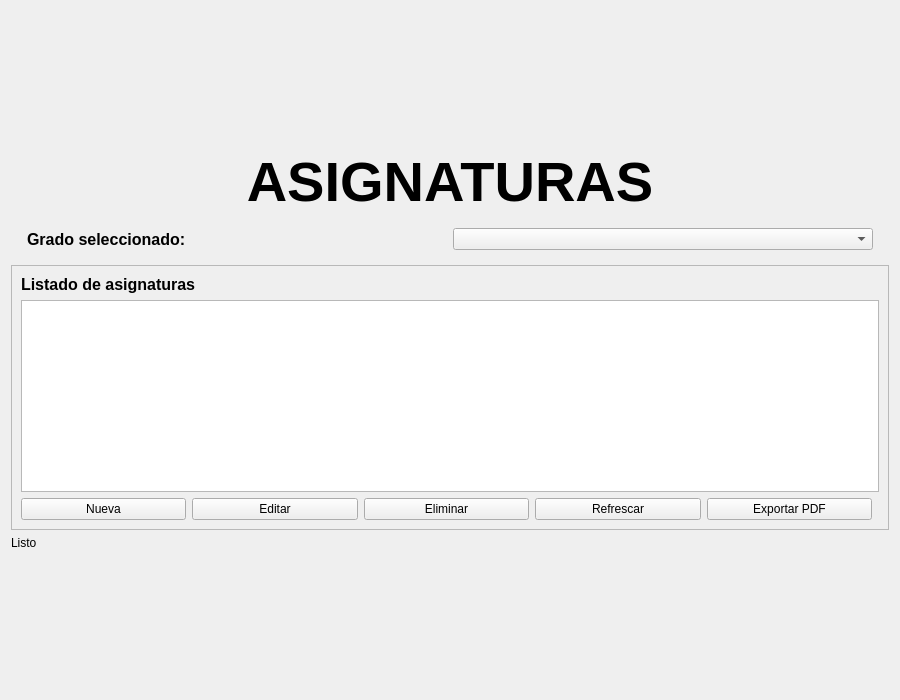
<?xml version="1.0" encoding="UTF-8"?>
<ui version="4.0">
 <class>AsignaturasView</class>
 <widget class="QWidget" name="AsignaturasView">
  <property name="geometry">
   <rect>
    <x>0</x>
    <y>0</y>
    <width>900</width>
    <height>700</height>
   </rect>
  </property>
  <property name="windowTitle">
   <string>Asignaturas</string>
  </property>

  <layout class="QVBoxLayout" name="verticalLayout">

   <!-- Spacer superior -->
   <item>
    <spacer name="verticalSpacerTop">
     <property name="orientation">
      <enum>Qt::Vertical</enum>
     </property>
     <property name="sizeHint" stdset="0">
      <size>
       <width>20</width>
       <height>30</height>
      </size>
     </property>
    </spacer>
   </item>

   <!-- TÍTULO -->
   <item>
    <widget class="QLabel" name="lblTitulo">
     <property name="font">
      <font>
       <pointsize>42</pointsize>
       <bold>true</bold>
      </font>
     </property>
     <property name="text">
      <string>ASIGNATURAS</string>
     </property>
     <property name="alignment">
      <set>Qt::AlignCenter</set>
     </property>
    </widget>
   </item>

   <!-- FILTRO GRADO -->
   <item>
    <widget class="QWidget" name="widgetContexto" native="true">
     <layout class="QHBoxLayout">
      <item>
       <spacer name="horizontalSpacerLeft">
        <property name="orientation">
         <enum>Qt::Horizontal</enum>
        </property>
       </spacer>
      </item>

      <item>
       <widget class="QLabel" name="lblContexto">
        <property name="font">
         <font>
          <pointsize>12</pointsize>
          <bold>true</bold>
         </font>
        </property>
        <property name="text">
         <string>Grado seleccionado:</string>
        </property>
       </widget>
      </item>

      <item>
       <widget class="QComboBox" name="cb_grado_filtro">
        <property name="minimumWidth">
         <number>250</number>
        </property>
       </widget>
      </item>

      <item>
       <spacer name="horizontalSpacerRight">
        <property name="orientation">
         <enum>Qt::Horizontal</enum>
        </property>
       </spacer>
      </item>
     </layout>
    </widget>
   </item>

   <!-- TABLA Y BOTONES -->
   <item>
    <widget class="QFrame" name="frameMain">
     <property name="frameShape">
      <enum>QFrame::StyledPanel</enum>
     </property>

     <layout class="QVBoxLayout">

      <!-- TÍTULO TABLA -->
      <item>
       <widget class="QLabel" name="lblTablaTitulo">
        <property name="font">
         <font>
          <pointsize>12</pointsize>
          <bold>true</bold>
         </font>
        </property>
        <property name="text">
         <string>Listado de asignaturas</string>
        </property>
       </widget>
      </item>

      <!-- TABLA -->
      <item>
       <widget class="QTableWidget" name="tbl_asignaturas"/>
      </item>

      <!-- BOTONES -->
      <item>
       <layout class="QHBoxLayout">
        <item>
         <widget class="QPushButton" name="btn_nueva">
          <property name="text">
           <string>Nueva</string>
          </property>
         </widget>
        </item>
        <item>
         <widget class="QPushButton" name="btn_editar">
          <property name="text">
           <string>Editar</string>
          </property>
         </widget>
        </item>
        <item>
         <widget class="QPushButton" name="btn_eliminar">
          <property name="text">
           <string>Eliminar</string>
          </property>
         </widget>
        </item>
        <item>
         <widget class="QPushButton" name="btn_refrescar">
          <property name="text">
           <string>Refrescar</string>
          </property>
         </widget>
        </item>
        <item>
         <widget class="QPushButton" name="btnExportarPdf">
          <property name="text">
           <string>Exportar PDF</string>
          </property>
         </widget>
        </item>
        <item>
         <spacer name="spacerButtons">
          <property name="orientation">
           <enum>Qt::Horizontal</enum>
          </property>
         </spacer>
        </item>
       </layout>
      </item>

     </layout>
    </widget>
   </item>
   <item>
 <widget class="QLabel" name="lbl_estado">
  <property name="minimumHeight">
   <number>24</number>
  </property>
  <property name="text">
   <string>Listo</string>
  </property>
  <property name="alignment">
   <set>Qt::AlignLeft|Qt::AlignVCenter</set>
  </property>
 </widget>
</item>

   <!-- Spacer inferior -->
   <item>
    <spacer name="verticalSpacerBottom">
     <property name="orientation">
      <enum>Qt::Vertical</enum>
     </property>
     <property name="sizeHint" stdset="0">
      <size>
       <width>20</width>
       <height>30</height>
      </size>
     </property>
    </spacer>
   </item>

  </layout>
 </widget>
 <resources/>
 <connections/>
</ui>
